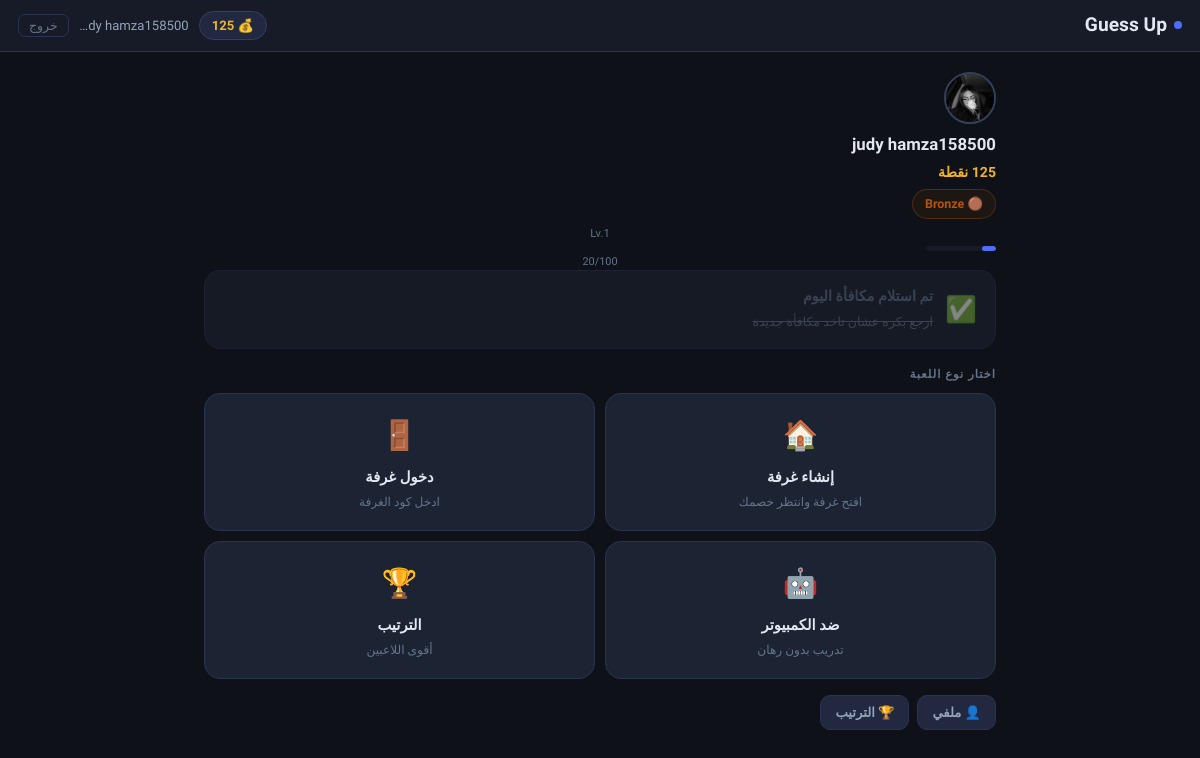
/lobby (signed in), run on an earlier commit of the app's database.
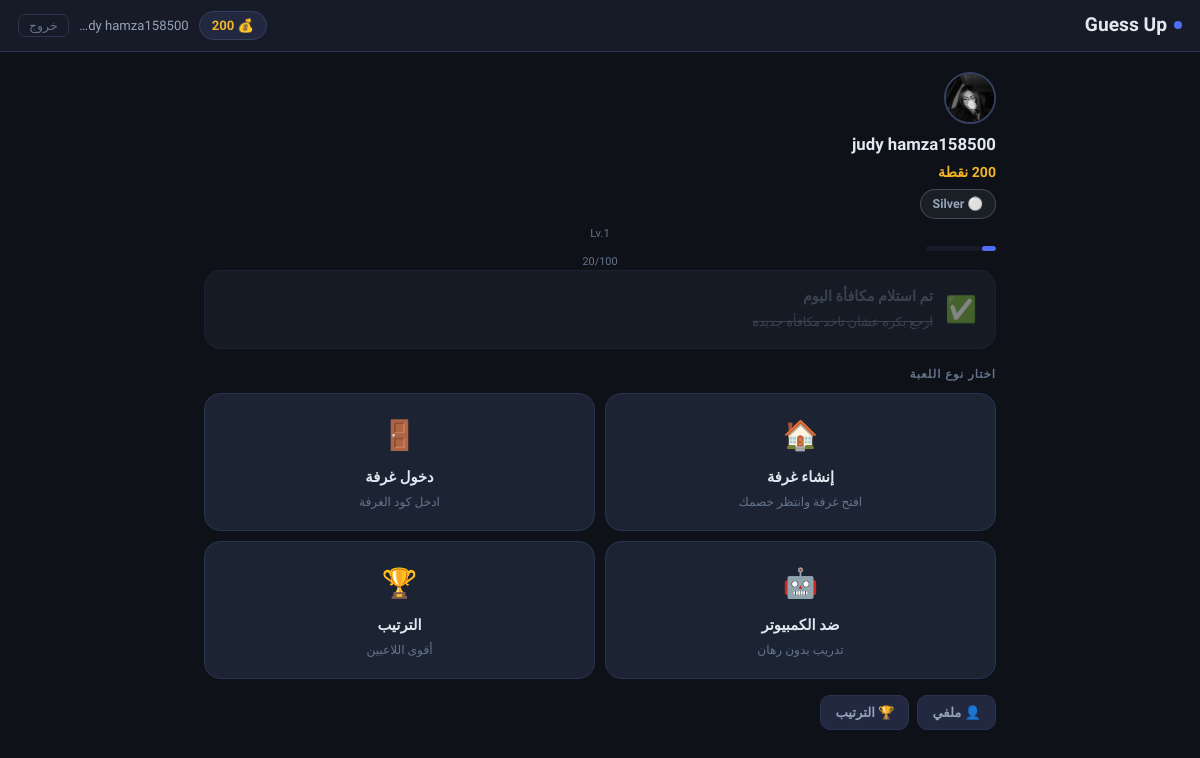
And on a later commit of the database.
### models.py (models this page shows, shortened)
class Player(db.Model):
    __tablename__     = 'players'
    id                = db.Column(db.Integer, primary_key=True)
    player_name       = db.Column(db.String(50), unique=True, nullable=False)
    password_hash     = db.Column(db.String(256), nullable=False)
    points            = db.Column(db.Integer, default=100)
    xp                = db.Column(db.Integer, default=0)       # م12: XP
    win_streak        = db.Column(db.Integer, default=0)       # م4: Streak
    best_streak       = db.Column(db.Integer, default=0)       # م4: أحسن streak
    last_daily_reward = db.Column(db.DateTime, nullable=True)  # م2: Daily Reward
    avatar            = db.Column(db.String(200), nullable=True)
    created_at        = db.Column(db.DateTime, default=datetime.utcnow)
    @property
    def rank(self):
        if self.points >= 1000: return {'name': 'Diamond', 'icon': '💎', 'color': '#60a5fa'}
        if self.points >= 500:  return {'name': 'Gold',    'icon': '🥇', 'color': '#fbbf24'}
        if self.points >= 200:  return {'name': 'Silver',  'icon': '⚪', 'color': '#94a3b8'}
        return                         {'name': 'Bronze',  'icon': '🟤', 'color': '#b45309'}
    @property
    def level(self):
        return max(1, self.xp // 100 + 1)
    @property
    def xp_progress(self):
        return self.xp % 100

### app.py (the view)
@app.route('/lobby')
def lobby():
    if not is_logged_in(session): return redirect(url_for('index'))
    player = get_player_by_id(session['player_id'])
    if not player: session.clear(); return redirect(url_for('index'))
    public_rooms = (Room.query
                    .filter_by(is_public=True, status='waiting')
                    .filter(Room.player2_id == None, Room.is_bot_game == False)
                    .order_by(Room.created_at.desc()).limit(10).all())
    daily_ready  = can_claim_daily(player)
    return render_template('lobby.html', player=player,
                           bankrupt=is_bankrupt(player),
                           public_rooms=public_rooms,
                           daily_ready=daily_ready,
                           title=get_player_title(player))

### achievements.py (called while the page is built)
def get_player_title(player):
    if (player.win_streak or 0) >= 5:
        return '🔥 Streak Master'
    wins = Match.query.filter_by(winner_id=player.id).count()
    if wins >= 50: return '🏆 Champion'
    if wins >= 10: return '⚔️ Veteran'
    if player.points >= 1000: return '💎 Diamond Lord'
    if player.points >= 500:  return '🥇 Gold Player'
    return None

### app.py (called while the page is built)
@app.context_processor
def inject_player():
    def get_player():
        pid=session.get('player_id')
        return Player.query.filter_by(id=pid).first() if pid else None
    return dict(get_player=get_player)

### auth.py (called while the page is built)
def get_player_by_id(player_id):
    return Player.query.filter_by(id=player_id).first()

def is_logged_in(session):
    return 'player_id' in session

### points.py (called while the page is built)
def is_bankrupt(player):
    return player.points <= 0

def can_claim_daily(player):
    from datetime import datetime, timedelta
    if not player.last_daily_reward: return True
    return (datetime.utcnow() - player.last_daily_reward).total_seconds() >= 86400

### templates/lobby.html (shortened to what this page needs)
{% extends 'base.html' %}
{% block content %}
<div class="container">
    <div class="hero">
        {% if player.avatar %}
            <img src="/static/avatars/{{ player.avatar }}" class="hero-avatar" alt="">
        {% else %}
            <div class="hero-avatar-ph">👤</div>
        {% endif %}
        <div class="hero-info">
            <div class="hero-name">{{ player.player_name }}</div>
            <div class="hero-pts">{{ player.points }} نقطة</div>
            {% set r = player.rank %}
            <span class="rank-pill" data-rc="{{ r.color }}" style="margin-top:5px">
                {{ r.icon }} {{ r.name }}
            </span>
        </div>
        <div class="hero-right">
            <div class="xp-wrap">
                <div class="xp-label">Lv.{{ player.level }}</div>
                <div class="xp-bar">
                    <div class="xp-fill" data-xp="{{ player.xp_progress }}"></div>
                </div>
                <div style="font-size:.68rem;color:var(--muted);margin-top:2px">{{ player.xp_progress }}/100</div>
            </div>
        </div>
    </div>
    {% if daily_ready %}
    <div class="daily-card" onclick="claimDaily(this)">
        <span class="daily-icon">🎁</span>
        <div class="daily-text">
            <b>مكافأة اليوم جاهزة</b>
            <s>اضغط عشان تاخد +25 نقطة مجاناً</s>
        </div>
        <span style="color:var(--gold);font-size:1.1rem">←</span>
    </div>
    {% else %}
    <div class="daily-card claimed">
        <span class="daily-icon">✅</span>
        <div class="daily-text">
            <b style="color:var(--muted)">تم استلام مكافأة اليوم</b>
            <s>ارجع بكره عشان تاخد مكافأة جديدة</s>
        </div>
    </div>
    {% endif %}
    {% if bankrupt %}
    <div class="card" style="text-align:center;border-color:rgba(248,113,113,.3)">
        <div style="font-size:1.5rem;margin-bottom:8px">😅</div>
        <h3 style="margin-bottom:6px">وضع المفلسين</h3>
        <p style="color:var(--muted);font-size:.85rem;margin-bottom:14px">نقاطك وصلت صفر — العب بـ 50 من النظام!</p>
        <button onclick="openBankruptModal()" class="btn btn-danger">العب الآن 🔥</button>
    </div>
    {% else %}
    <div class="section-label">اختار نوع اللعبة</div>
    <div class="game-grid">
        <div class="game-card" onclick="openCreateModal()">
            <div class="gc-icon">🏠</div>
            <h3>إنشاء غرفة</h3>
            <p>افتح غرفة وانتظر خصمك</p>
        </div>
        <div class="game-card" onclick="openJoinModal()">
            <div class="gc-icon">🚪</div>
            <h3>دخول غرفة</h3>
            <p>ادخل كود الغرفة</p>
        </div>
        <div class="game-card" onclick="startBot()">
            <div class="gc-icon">🤖</div>
            <h3>ضد الكمبيوتر</h3>
            <p>تدريب بدون رهان</p>
        </div>
        <a href="/leaderboard" class="game-card">
            <div class="gc-icon">🏆</div>
            <h3>الترتيب</h3>
            <p>أقوى اللاعبين</p>
        </a>
    </div>
    {% endif %}
    <div style="display:flex;gap:8px;margin-top:4px">
        <a href="/player/{{ player.id }}" class="btn btn-ghost btn-sm">👤 ملفي</a>
        <a href="/leaderboard"            class="btn btn-ghost btn-sm">🏆 الترتيب</a>
    </div>
</div>
{% endblock %}

### templates/base.html (shortened to what this page needs)
<!DOCTYPE html>
<html lang="ar" dir="rtl">
<head>
</head>
<body>
{% if session.player_id %}
<nav>
    <a href="/lobby" class="nav-logo">
        <span class="dot"></span>
        Guess Up
    </a>
    <div class="nav-right">
        {% set me = get_player() %}
        {% if me %}
        <span class="pts-chip">💰 {{ me.points }}</span>
        <a href="/player/{{ session.player_id }}" class="nav-name">{{ session.player_name }}</a>
        {% endif %}
        <form action="/logout" method="get" style="display:inline">
            <button class="btn-logout">خروج</button>
        </form>
    </div>
</nav>
{% endif %}
{% block content %}{% endblock %}
</body>
</html>

What changed in the data, as far as the page shows it:
changed Player "judy hamza158500": points "125" → "200"
Also different on the page:
{{ r.icon }}: "🟤" → "⚪"
{{ r.name }}: "Bronze" → "Silver"
